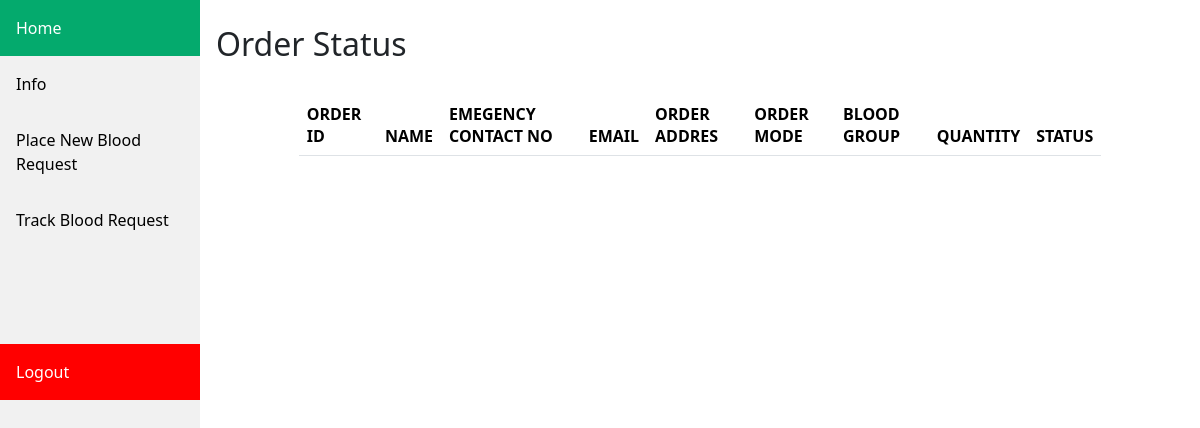
/ricipient/r_trackallreq/ (signed in), run on an earlier commit of the app's database.
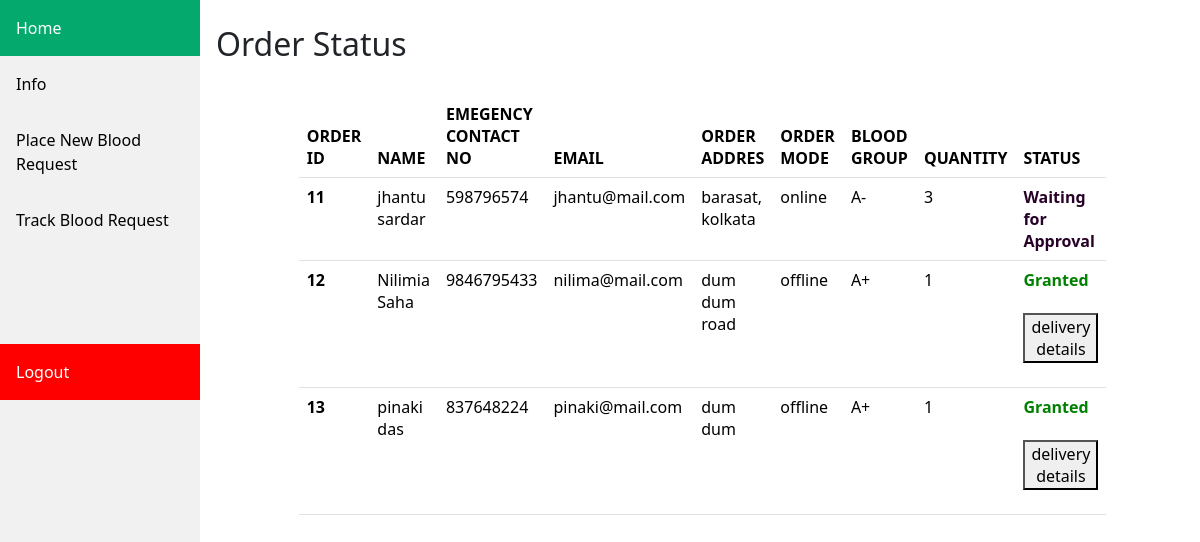
And on a later commit of the database.
### core/models.py (models this page shows)
class Order(models.Model):
    userid = models.ForeignKey(User,on_delete=models.CASCADE)
    name = models.CharField(max_length=100)
    email = models.EmailField()
    age = models.IntegerField()
    bloodgroup = models.ForeignKey(Bloodstock, on_delete=models.CASCADE)
    quantity = models.IntegerField()
    address = models.TextField()
    idproff = models.CharField(max_length=200)
    idtype = models.CharField(max_length=100)
    contactno = models.BigIntegerField()
    emer_contactno = models.BigIntegerField()
    orderdate = models.DateTimeField(default=datetime.now, null=True)
    deliverdate = models.DateField()
    delivertime = models.CharField(max_length=10)
    deliverymode = models.CharField(max_length=100)
    status = models.BooleanField(default=False)

class Bloodstock(models.Model):
    blood_type = models.CharField(max_length=5)
    quantity = models.IntegerField()
    def __str__(self):
        return self.blood_type

### ricipient/views.py (the view)
# urls.py: path("r_trackallreq/",TrackAllRequestView,name="r_trackallreq"),
def TrackAllRequestView(request):
    if request.user.is_authenticated:
        if request.user.is_receipient:
            if request.user.status:
                user = request.user
                try:
                    user_obj = User.objects.get(id=user.id)
                    order = Order.objects.filter(userid=user_obj)
                    return render(request,"dashboard/r_orders.html",context={"order":order})
                except Exception as e:
                    print(e)
                    return HttpResponse("error occured!")
            else:
                return HttpResponse("Your account is not approved! Please wait for confirmation!")
        else:
            return HttpResponse("bad request!")
    else:
        return redirect("/ricipient/r_login/")

### ricipient/templates/dashboard/r_orders.html (shortened to what this page needs)
{% extends "base_ricipient.html" %}
{% block sidebar %}
  <div class="content">
    <h2>Order Status</h2>
    <br>
    <div class="row">
        <div class="col-1"></div>
        <div class="col-10">
            <table class="table">
                <thead>
                  <tr>
                    <th scope="col">ORDER ID</th>
                    <th scope="col">NAME</th>
                    <th scope="col">EMEGENCY CONTACT NO</th>
                    <th scope="col">EMAIL</th>
                    <th scope="col">ORDER ADDRES</th>
                    <th scope="col">ORDER MODE</th>
                    <th scope="col">BLOOD GROUP</th>
                    <th scope="col">QUANTITY</th>
                    <th scope="col">STATUS</th>
                  </tr>
                </thead>
                <tbody>
                    {% for x in order %}
                  <tr>
                    <th scope="row">{{x.id}}</th>
                    <td>{{x.name}}</td>
                    <td>{{x.emer_contactno}}</td>
                    <td>{{x.email}}</td>
                    <td>{{x.address}}</td>
                    <td>{{x.deliverymode}}</td>
                    <td>{{x.bloodgroup}}</td>
                    <td>{{x.quantity}}</td>
                    <td>
                    {% if not x.status %}  <font style="color: rgb(39, 1, 39);"><b>Waiting for Approval</b></font> {% endif %}
                    {% if x.status %}
                      <font style="color: green;"><b>Granted</b></font>
                      <br><br>
                    {% if x.deliverymode == "offline" %}
                    <form action="{% url 'r_offlinedelivery' %}" method="post">
                      <button>delivery details</button>
                    </form>
                    {% endif %}
                    {% endif %}
                    </td>
                  </tr>
                {% endfor %}
                </tbody>
              </table>
        </div>
        <div class="col-1"></div>
    </div>
   </div>
{% endblock %}

What changed in the data, as far as the page shows it:
added Order: id "11", name "jhantu sardar", emer_contactno "598796574", email "jhantu@mail.com", address "barasat, kolkata", deliverymode "online", bloodgroup "A-", quantity "3", status "Waiting for Approval"
added Order: id "12", name "Nilimia Saha", emer_contactno "9846795433", email "nilima@mail.com", address "dum dum road", deliverymode "offline", bloodgroup "A+", quantity "1"
added Order: id "13", name "pinaki das", emer_contactno "837648224", email "pinaki@mail.com", address "dum dum", deliverymode "offline", bloodgroup "A+", quantity "1"
